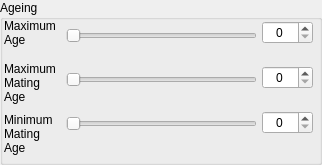
             <widget class="QGroupBox" name="groupBox_20">
              <property name="title">
               <string>Ageing</string>
              </property>
              <widget class="QWidget" name="layoutWidget_9">
               <property name="geometry">
                <rect>
                 <x>66</x>
                 <y>5</y>
                 <width>191</width>
                 <height>151</height>
                </rect>
               </property>
               <layout class="QVBoxLayout" name="verticalLayout_29">
                <item>
                 <widget class="QSlider" name="horizontalSlider_31">
                  <property name="orientation">
                   <enum>Qt::Horizontal</enum>
                  </property>
                 </widget>
                </item>
                <item>
                 <widget class="QSlider" name="horizontalSlider_32">
                  <property name="orientation">
                   <enum>Qt::Horizontal</enum>
                  </property>
                 </widget>
                </item>
                <item>
                 <widget class="QSlider" name="horizontalSlider_33">
                  <property name="orientation">
                   <enum>Qt::Horizontal</enum>
                  </property>
                 </widget>
                </item>
               </layout>
              </widget>
              <widget class="QWidget" name="layoutWidget_12">
               <property name="geometry">
                <rect>
                 <x>262</x>
                 <y>5</y>
                 <width>51</width>
                 <height>146</height>
                </rect>
               </property>
               <layout class="QVBoxLayout" name="verticalLayout_30">
                <item>
                 <widget class="QSpinBox" name="spinBox_24">
                  <property name="alignment">
                   <set>Qt::AlignCenter</set>
                  </property>
                 </widget>
                </item>
                <item>
                 <widget class="QSpinBox" name="spinBox_25">
                  <property name="alignment">
                   <set>Qt::AlignCenter</set>
                  </property>
                 </widget>
                </item>
                <item>
                 <widget class="QSpinBox" name="spinBox_27">
                  <property name="alignment">
                   <set>Qt::AlignCenter</set>
                  </property>
                 </widget>
                </item>
               </layout>
              </widget>
              <widget class="QWidget" name="layoutWidget_19">
               <property name="geometry">
                <rect>
                 <x>4</x>
                 <y>10</y>
                 <width>56</width>
                 <height>146</height>
                </rect>
               </property>
               <layout class="QVBoxLayout" name="verticalLayout_7">
                <item>
                 <widget class="QLabel" name="label_42">
                  <property name="text">
                   <string>Maximum Age</string>
                  </property>
                  <property name="wordWrap">
                   <bool>true</bool>
                  </property>
                 </widget>
                </item>
                <item>
                 <widget class="QLabel" name="label_43">
                  <property name="text">
                   <string>Maximum Mating Age</string>
                  </property>
                  <property name="wordWrap">
                   <bool>true</bool>
                  </property>
                 </widget>
                </item>
                <item>
                 <widget class="QLabel" name="label_44">
                  <property name="text">
                   <string>Minimum Mating Age</string>
                  </property>
                  <property name="wordWrap">
                   <bool>true</bool>
                  </property>
                 </widget>
                </item>
               </layout>
              </widget>
             </widget>
